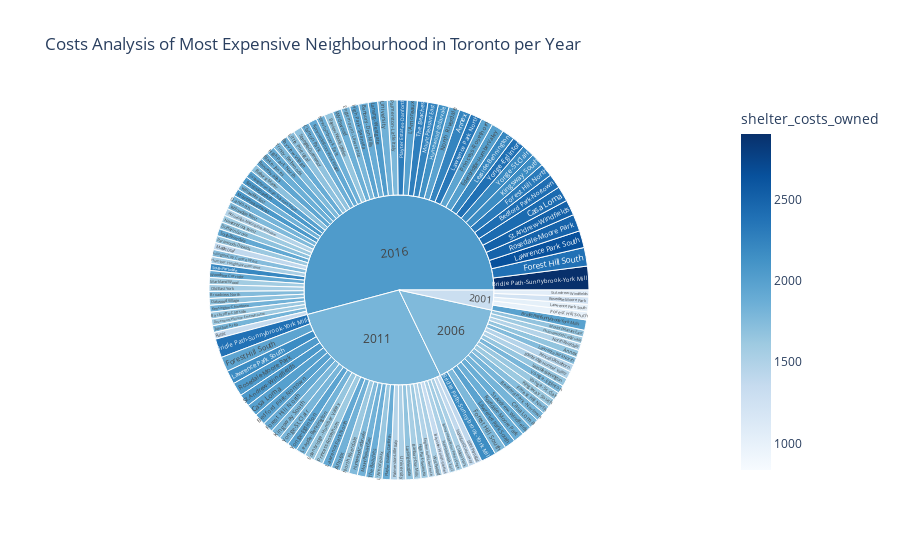

Notebook cell for this chart:
### Code cell
sunburts_cost_analysis()

### Figure 1 — Plotly figure (JSON) as saved in the notebook; plotly's stock layout.template omitted (floating-point values rounded to 4 significant figures; data arrays with more than 128 entries replaced by an {"elided": "..."} marker saying what was removed)
{"data": [{"branchvalues": "total", "customdata": {"elided": "129x2 float values"}, "domain": {"x": [0, 1], "y": [0, 1]}, "hovertemplate": "labels=%{label}<br>average_house_value=%{customdata[0]}<br>parent=%{parent}<br>id=%{id}<br>shelter_costs_owned=%{color}<extra></extra>", "ids": {"elided": "129 str values"}, "labels": {"elided": "129 str values"}, "marker": {"coloraxis": "coloraxis", "colors": {"elided": "129 float values"}}, "name": "", "parents": {"elided": "129 str values"}, "type": "sunburst", "values": {"elided": "129 int values"}}], "layout": {"autosize": true, "coloraxis": {"cmid": 1870.0, "colorbar": {"title": {"text": "shelter_costs_owned"}}, "colorscale": [[0, "rgb(247,251,255)"], [0.125, "rgb(222,235,247)"], [0.25, "rgb(198,219,239)"], [0.375, "rgb(158,202,225)"], [0.5, "rgb(107,174,214)"], [0.625, "rgb(66,146,198)"], [0.75, "rgb(33,113,181)"], [0.875, "rgb(8,81,156)"], [1, "rgb(8,48,107)"]]}, "legend": {"tracegroupgap": 0}, "title": {"text": "Costs Analysis of Most Expensive Neighbourhood in Toronto per Year"}}}
